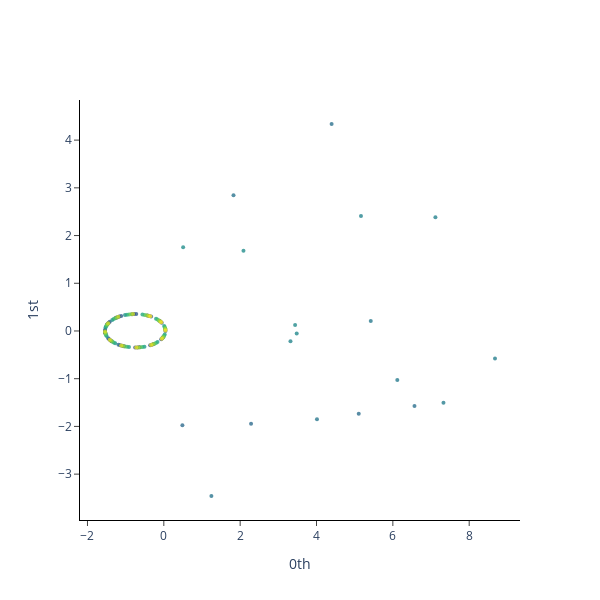

Notebook code for this chart:
### Markdown cell above
![alt text](imgs/pers_d_eda.png "Title")

### Code cell
plot_point_cloud(plot_cloud)
